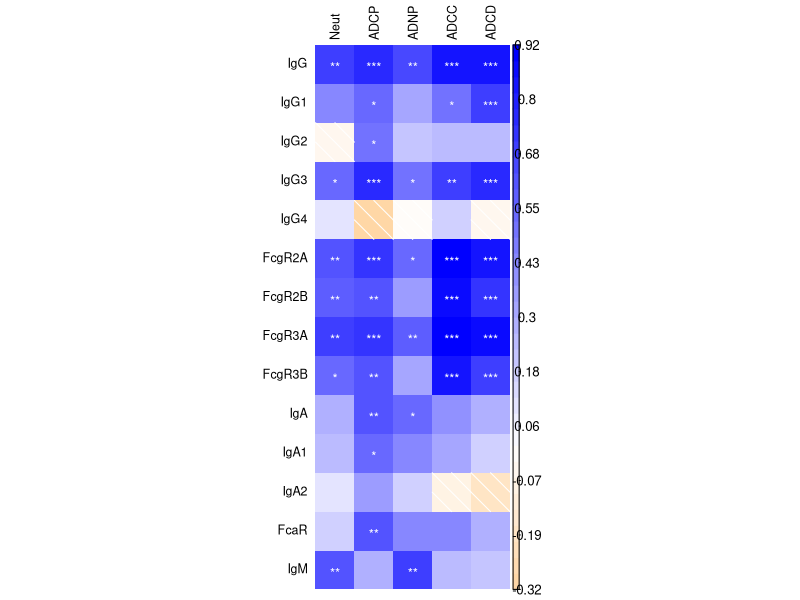
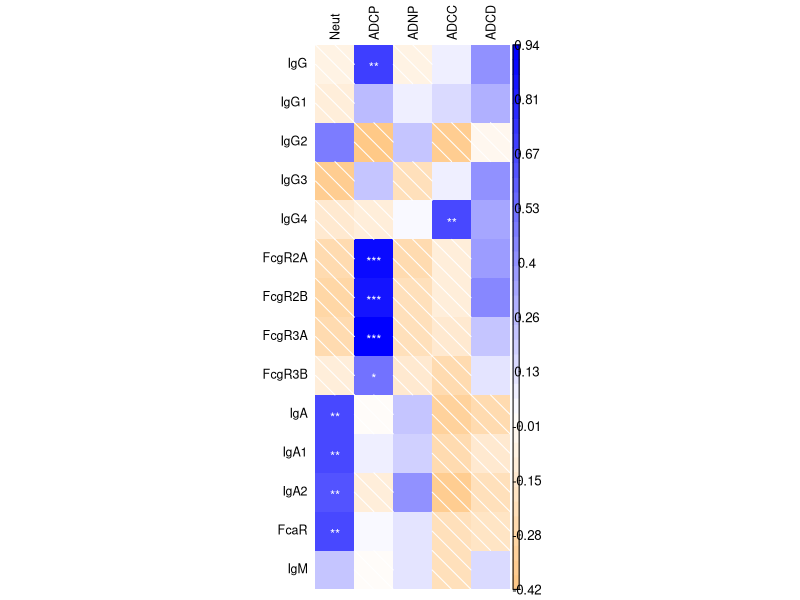

Here is the R script that generated these plots, in order:
rm(list = ls())

#correlation for feature vs function

library(corrplot)


data <- read.csv("Function_Array_SERUMv1.csv")

is.na(data)
data <- na.omit(data)
featCols = c(2:6)
fxnCols = 7:20

corrMat = matrix(0, nrow = length(fxnCols), ncol = length(featCols))
colnames(corrMat) = colnames(data)[featCols]
row.names(corrMat) = colnames(data)[fxnCols]
pMat = corrMat

for (i in 1:nrow(corrMat)){
  for (j in 1:ncol(corrMat)){
    fxn = row.names(corrMat)[i]
    feat = colnames(corrMat)[j]
    corrMat[fxn,feat] = cor(x = data[,feat], y = data[,fxn])
    pMat[fxn,feat] = cor.test(x = data[,feat], y = data[,fxn])$p.value
  }
}

corrplot(corrMat, p.mat = pMat, method = "shade", tl.cex = 0.75, sig.level = c(.001, .01, .05), pch.cex =0.8,
         insig = "label_sig", pch.col = "white", is.corr=FALSE, 
         col=colorRampPalette(c("dark orange", "white", "blue"))(50), tl.col = "black", cl.lim=c(-1,1))

                                              
data <- read.csv("Function_Array_NASALv1.csv")

is.na(data)
data <- na.omit(data)
featCols <- c(2:6)
fxnCols <- 7:20

corrMat <- matrix(0, nrow = length(fxnCols), ncol = length(featCols))
colnames(corrMat) = colnames(data)[featCols]
row.names(corrMat) = colnames(data)[fxnCols]
pMat = corrMat

for (i in 1:nrow(corrMat)){
  for (j in 1:ncol(corrMat)){
    fxn = row.names(corrMat)[i]
    feat = colnames(corrMat)[j]
    corrMat[fxn,feat] = cor(x = data[,feat], y = data[,fxn])
    pMat[fxn,feat] = cor.test(x = data[,feat], y = data[,fxn])$p.value
  }
}

corrplot(corrMat, p.mat = pMat, method = "shade", tl.cex = 0.75, sig.level = c(.001, .01, .05), pch.cex =0.8,
         insig = "label_sig", pch.col = "white", is.corr=FALSE, 
         col=colorRampPalette(c("dark orange", "white", "blue"))(50), tl.col = "black", cl.lim=c(-1,1))

